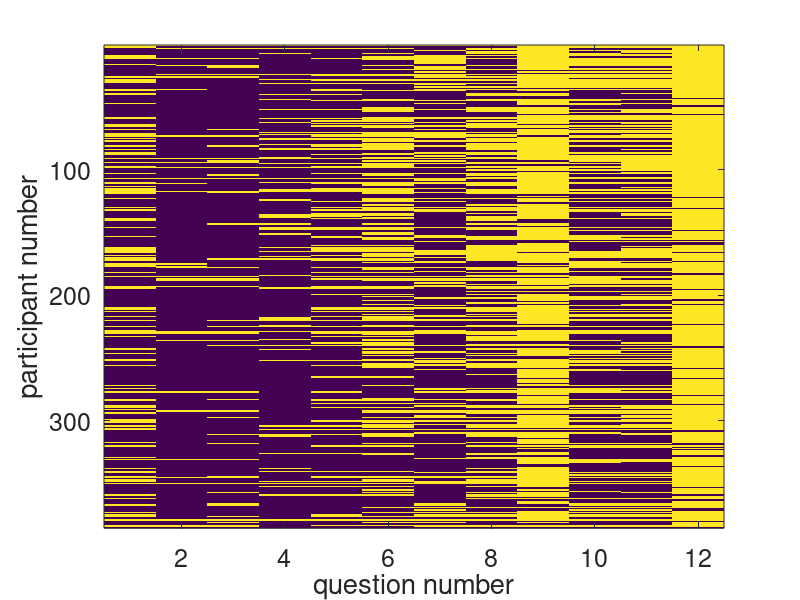

The MATLAB source for this figure:
clear
load riskyChoiceData_2024
whos
QUS'

for i = 1:length(P)
    EV_risky(i) = P(i) * V(i);
end

EV_risky'

clf;
plot(EV_risky, '.', 'markersize', 50)
xlabel('question number')
ylabel('EV_risky', 'interpreter', 'none')
set(gca, 'fontsize', 18)

imagesc(rsk)
xlabel('question number')
ylabel('participant number')
set(gca, 'fontsize', 18)
